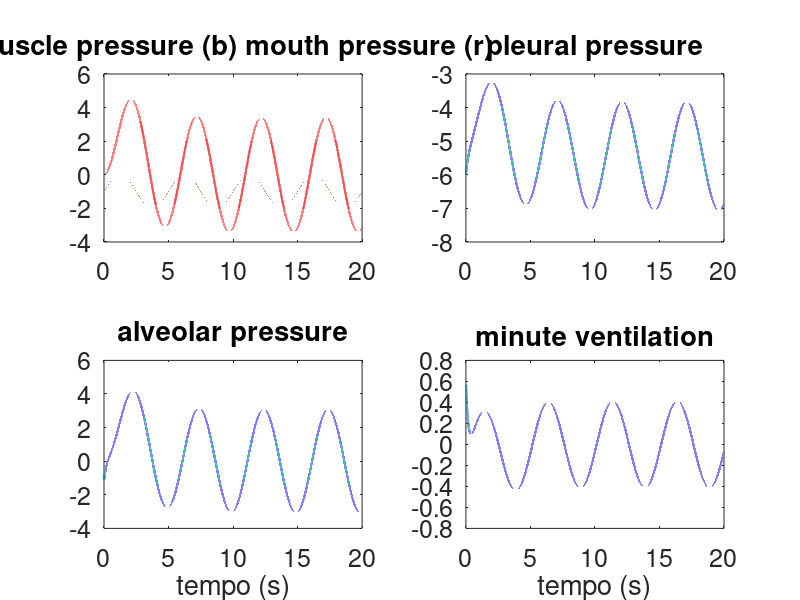
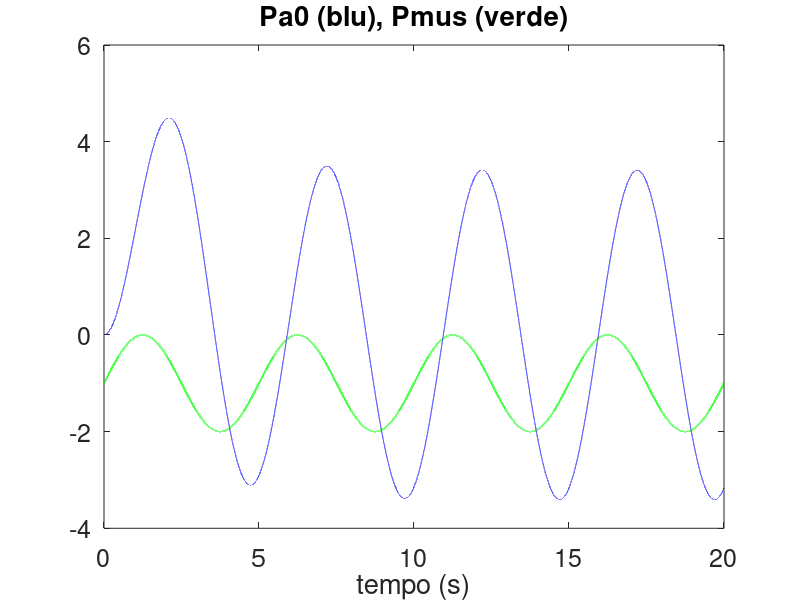
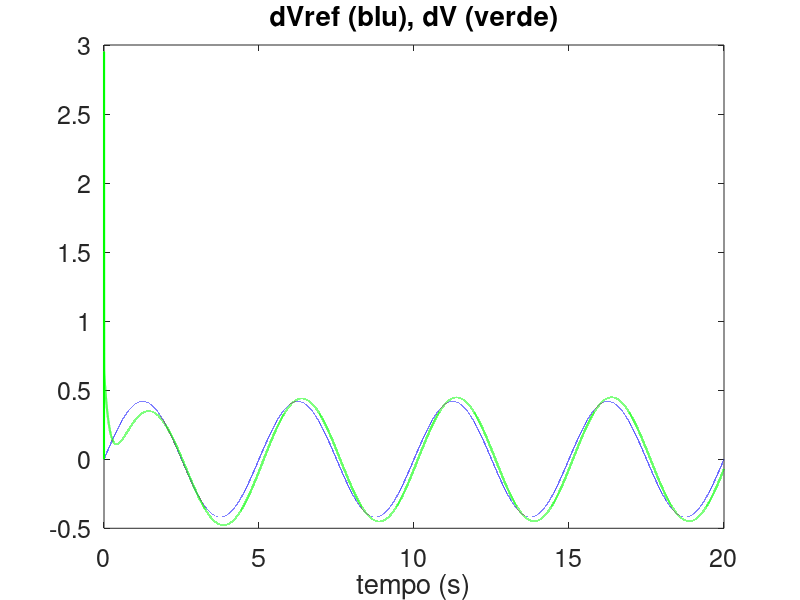
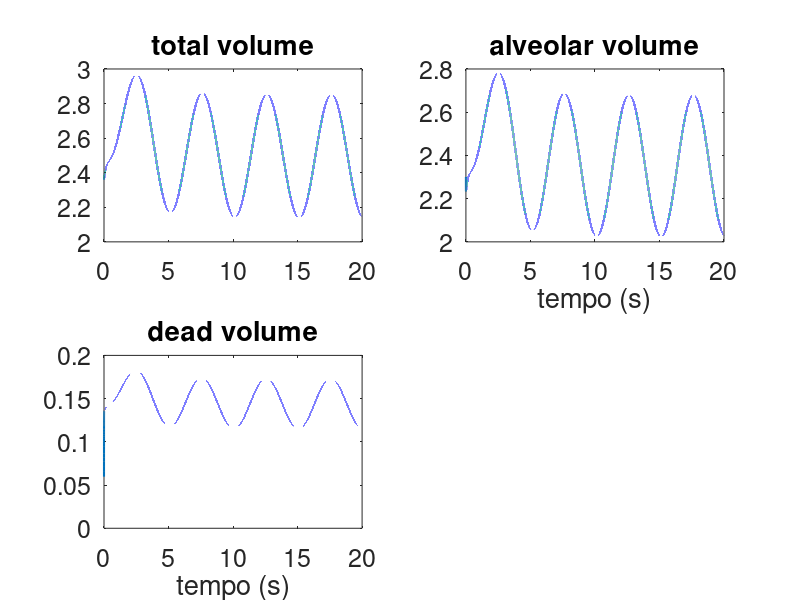

The MATLAB source for these figures, in order:
 clear all
close all
clc

Cl = 0.00127;
Ct = 0.00238;
Cb = 0.0131;
CA = 0.2;
Ccw = 0.2445;
Vul = 34.4/1000;
Vut = 6.63/1000;
Vub = 18.7/1000;
VuA = 1263/1000;
Rml = 1.021;
Rlt = 0.3369;
Rtb = 0.3063;
RbA = 0.0817;
dt = 0.0001;
t = [0:dt:20];
L = length(t);
P1 = zeros(1,L);
P2 = zeros(1,L);
P3 = zeros(1,L);
P4 = zeros(1,L);
P5 = zeros(1,L);
Pl = zeros(1,L);
Ppl = zeros(1,L);
Pt = zeros(1,L);
Pb = zeros(1,L);
PA = zeros(1,L);
    
dV = zeros(1,L);
dVa = zeros(1,L);
dVd = zeros(1,L);
Vl = zeros(1,L);
Vt = zeros(1,L);
Vb = zeros(1,L);
VA = zeros(1,L);
VD = zeros(1,L);
Pa0=zeros(1,L);


P5(1) = -5;
P4(1) = (2.3 - VuA) /CA;


T=5;        
Amus = 2;
fi = 0.75*2*pi;
Pmus = (Amus*cos(2*pi/T*t+fi)-Amus)/2;
tauv = 2;
Vent_ref = 8.0;   %  8.0 l/min
dVref = Vent_ref*pi/60*sin(2*pi/T*t);  % computed to have the correct volume entering the alveoli
kcontrol = 22;   % try 0, 10, 30, 25, 22
    
for j = 1: L,
    Pl(j) = P1(j);
    Ppl(j) = P5(j) + Pmus(j);   %Pmus va calcolata fuori;
    Pt(j) = P2(j) + Ppl(j);
    Pb(j) = P3(j) + Ppl(j);
    PA(j) = P4(j) + Ppl(j);
%     dPa0 =  kcontrol*(dVref(j) - dV(j))/tauv; 
    dPa0 = (-Pa0(j) + kcontrol*(dVref(j) - dV(j)))/tauv;   %dVref va calcolata fuori;
    dV(j) = (Pa0(j)-Pl(j))/Rml;
    dVA(j) = (Pb(j) - PA(j))/RbA;
    dVd(j) = dV(j) - dVa(j);    % ventilazione nello spazio morto;
    Vl(j) = Cl*Pl(j) + Vul;
    Vt(j) = Ct*(Pt(j) - Ppl(j)) + Vut;
    Vb(j) = Cb*(Pb(j) - Ppl(j)) + Vub;
    VA(j) = CA*(PA(j) - Ppl(j)) + VuA;
    VD(j) = Vl(j) + Vt(j) + Vb(j);
    
    dP1 = 1/Cl* ( dV(j) - (Pl(j) - Pt(j))/Rlt );
    dP2 = 1/Ct* ( (Pl(j) - Pt(j))/Rlt - (Pt(j) - Pb(j))/Rtb );
    dP3 = 1/Cb* ( (Pt(j) - Pb(j))/Rtb - (Pb(j) - PA(j))/RbA );
    dP4 = 1/CA* (Pb(j) - PA(j))/RbA;
    dP5 = 1/Ccw* (Pl(j) - Pt(j))/Rlt;
    
    P1(j+1) = P1(j) + dP1*dt;
    P2(j+1) = P2(j) + dP2*dt;
    P3(j+1) = P3(j) + dP3*dt;
    P4(j+1) = P4(j) + dP4*dt;
    P5(j+1) = P5(j) + dP5*dt;
    Pa0(j+1) = Pa0(j)+dPa0*dt;
    
end

Width = 1.5;
Font = 18;

    figure(1)
    subplot(221)
    plot(t, Pmus,'b', t, Pa0(1:end-1),'r','linewidth',Width);
    title('muscle pressure (b) mouth pressure (r)','fontsize',Font)
    set(gca,'fontsize',Font)
    subplot(222)
    plot(t,Ppl,'linewidth',Width)
    title('pleural pressure','fontsize',Font)
    set(gca,'fontsize',Font)
    subplot(223)
    plot(t,PA,'linewidth',Width)
    title('alveolar pressure','fontsize',Font)
    xlabel('tempo (s)','fontsize',Font)
    set(gca,'fontsize',Font)
    subplot(224)
    plot(t(100:end),dVA(100:end),'linewidth',Width)
    title('minute ventilation','fontsize',Font)
    xlabel('tempo (s)','fontsize',Font)
    set(gca,'fontsize',Font)
    
    figure(2)
    plot(t,Pa0(1:end-1),'b',t,Pmus,'g','linewidth',Width)
    title('Pa0 (blu), Pmus (verde)','fontsize',Font)
    xlabel('tempo (s)','fontsize',Font)
    set(gca,'fontsize',Font)
    
    figure(3)
    plot(t,dVref,'b',t,dV,'g','linewidth',Width)
    title('dVref (blu), dV (verde)','fontsize',Font)
    xlabel('tempo (s)','fontsize',Font)
    set(gca,'fontsize',Font)
    
    figure(4)
    subplot(221)
    plot(t, VA+VD,'linewidth',Width);
    title('total volume','fontsize',Font)
    set(gca,'fontsize',Font)
    subplot(222)
    plot(t,VA,'linewidth',Width)
    title('alveolar volume','fontsize',Font)
    xlabel('tempo (s)','fontsize',Font)
    set(gca,'fontsize',Font)
    subplot(223)
    plot(t,VD,'linewidth',Width)
    title('dead volume','fontsize',Font)
    xlabel('tempo (s)','fontsize',Font)
    set(gca,'fontsize',Font)
    
 
    
Vent = (max(VA(round(10/dt):end)) - min(VA(round(10/dt):end)))*60/T
